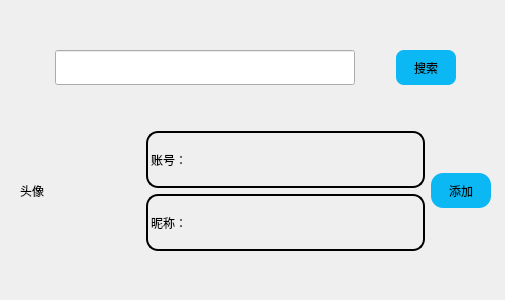
<?xml version="1.0" encoding="UTF-8"?>
<ui version="4.0">
 <class>AddFriend</class>
 <widget class="QWidget" name="AddFriend">
  <property name="geometry">
   <rect>
    <x>0</x>
    <y>0</y>
    <width>505</width>
    <height>300</height>
   </rect>
  </property>
  <property name="font">
   <font>
    <family>Microsoft YaHei</family>
   </font>
  </property>
  <property name="windowTitle">
   <string>Form</string>
  </property>
  <widget class="QWidget" name="">
   <property name="geometry">
    <rect>
     <x>20</x>
     <y>10</y>
     <width>471</width>
     <height>281</height>
    </rect>
   </property>
   <layout class="QVBoxLayout" name="verticalLayout_2">
    <item>
     <layout class="QHBoxLayout" name="horizontalLayout">
      <item>
       <widget class="QLineEdit" name="account_edit">
        <property name="minimumSize">
         <size>
          <width>300</width>
          <height>35</height>
         </size>
        </property>
        <property name="maximumSize">
         <size>
          <width>300</width>
          <height>35</height>
         </size>
        </property>
       </widget>
      </item>
      <item>
       <widget class="QPushButton" name="searchBtn">
        <property name="minimumSize">
         <size>
          <width>60</width>
          <height>35</height>
         </size>
        </property>
        <property name="maximumSize">
         <size>
          <width>60</width>
          <height>35</height>
         </size>
        </property>
        <property name="font">
         <font>
          <family>Microsoft YaHei</family>
         </font>
        </property>
        <property name="styleSheet">
         <string notr="true">QPushButton{
	border-radius:8px;
	background-color: rgb(11, 184, 243);
}</string>
        </property>
        <property name="text">
         <string>搜索</string>
        </property>
       </widget>
      </item>
     </layout>
    </item>
    <item>
     <layout class="QHBoxLayout" name="horizontalLayout_2">
      <item>
       <widget class="QLabel" name="headimg_label">
        <property name="minimumSize">
         <size>
          <width>120</width>
          <height>120</height>
         </size>
        </property>
        <property name="maximumSize">
         <size>
          <width>120</width>
          <height>120</height>
         </size>
        </property>
        <property name="text">
         <string>头像</string>
        </property>
       </widget>
      </item>
      <item>
       <layout class="QVBoxLayout" name="verticalLayout">
        <item>
         <widget class="QLabel" name="account_label">
          <property name="font">
           <font>
            <family>Microsoft YaHei</family>
           </font>
          </property>
          <property name="styleSheet">
           <string notr="true">QLabel{
	border-color: rgb(0, 0, 0);
	border: 2px solid black;
	border-radius:12px;
}</string>
          </property>
          <property name="text">
           <string>账号：</string>
          </property>
         </widget>
        </item>
        <item>
         <widget class="QLabel" name="name_label">
          <property name="font">
           <font>
            <family>Microsoft YaHei</family>
           </font>
          </property>
          <property name="styleSheet">
           <string notr="true">QLabel{
	border-color: rgb(0, 0, 0);
	border: 2px solid black;
	border-radius:12px;
}</string>
          </property>
          <property name="text">
           <string>昵称：</string>
          </property>
         </widget>
        </item>
       </layout>
      </item>
      <item>
       <widget class="QPushButton" name="addBtn">
        <property name="minimumSize">
         <size>
          <width>60</width>
          <height>35</height>
         </size>
        </property>
        <property name="maximumSize">
         <size>
          <width>60</width>
          <height>35</height>
         </size>
        </property>
        <property name="font">
         <font>
          <family>Microsoft YaHei</family>
         </font>
        </property>
        <property name="styleSheet">
         <string notr="true">QPushButton{
	background-color: rgb(11, 184, 243);
	border-radius:12px;
}</string>
        </property>
        <property name="text">
         <string>添加</string>
        </property>
       </widget>
      </item>
     </layout>
    </item>
   </layout>
  </widget>
 </widget>
 <resources/>
 <connections/>
</ui>
